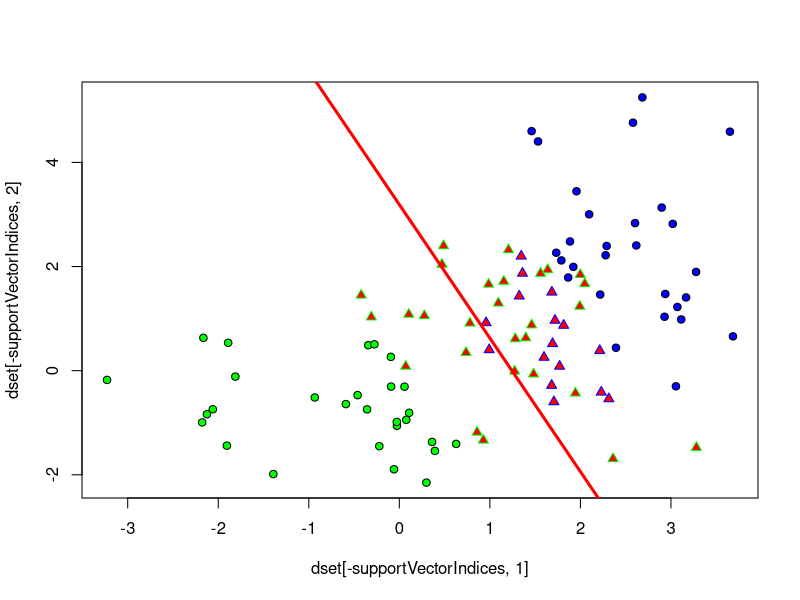

This chart was generated by the following R code:
library(kernlab)
library(MASS)

drawLine = function(w, color, width = 0.5) {
  abline(a = w[3] / w[2], b = -w[1] / w[2], lwd = width, col = color, asp = 1)
}

plotROCCurve <- function(dset, w) {
  dsetLength <- dim(dset)[1]

  d <- matrix(NA, dsetLength, 2)
  
  for (i in 1:dsetLength) {
    d[i, ] <- c(i, sum(w * c(dset[i, 1:2], -1)))
  }
  
  sorted <- dset[order(d[ ,2], decreasing = TRUE), 3]
  
  truePositive <- 0
  falsePositive <- 0

  result <- matrix(0, dsetLength+1, 2)
  
  for (i in 1:dsetLength) {
    ans <- sorted[i]
    if (ans == 1) {
      truePositive <- truePositive + 1
    } else {
      falsePositive <- falsePositive + 1
    }
    result[i+1,] <- c(falsePositive, truePositive)
  }
  plot(result[, 1], result[, 2], type="l", xlab="False positive rate", ylab="True positive rate")
}

mu1 <- c(0, 0)
mu2 <- c(2, 2)
sig1 <- matrix(c(2, 0.9, 0.9, 2), 2, 2)
sig2 <- matrix(c(0.5, 0, 0, 2), 2, 2)
dset1 <- mvrnorm(50, mu1, sig1)
dset2 <- mvrnorm(50, mu2, sig2)
dset <- rbind(cbind(dset1, 1),cbind(dset2, -1))
# dset <- cbind(dset, -1)

# m <- matrix(data = c(
#   0, 0,
#   0.2, 0.1,
#   -0.7, 0.2,
#   -0.5, -0.3,
#   0.4, -0.2,
#   
#   2, 2,
#   -2, 2,
#   2, -2,
#   -2, -2,
#   -3, 0,
#   -5, 0,
#   4, 1,
#   3, -4
# ), ncol = 2, byrow = TRUE)
# cl <- c(rep(1, 5), rep(-1, 8))



C <- 0.1

svp <- ksvm(as.matrix(dset[, 1:2]), c(dset[,3]),type="C-svc", kernel = "vanilladot", C = C, scaled = c())

supportVectorIndices <- SVindex(svp)
w <- colSums(coef(svp)[[1]] * dset[supportVectorIndices, 1:2])
w[3] <- b(svp)

plot(dset[-supportVectorIndices ,1], dset[ -supportVectorIndices,2], pch=21, bg=c("1" = "green","-1" = "blue")[paste(dset[-supportVectorIndices ,3])])
# plot(dset[-supportVectorIndices, 1], dset[-supportVectorIndices, 2], pch = 21, bg = "grey", main = "C = 0.1")
points(dset[supportVectorIndices, 1], dset[supportVectorIndices, 2], pch = 24, bg="red", col=c("1" = "green","-1" = "blue")[paste(dset[-supportVectorIndices ,3])])
drawLine(w, "red", width = 3)

# plotROCCurve(dset, w)

# svp <- ksvm(m,cl,type="C-svc")
# plot(svp, data=as.matrix(dset[, 1:2]))
# drawLine(w, "red")


# svp
